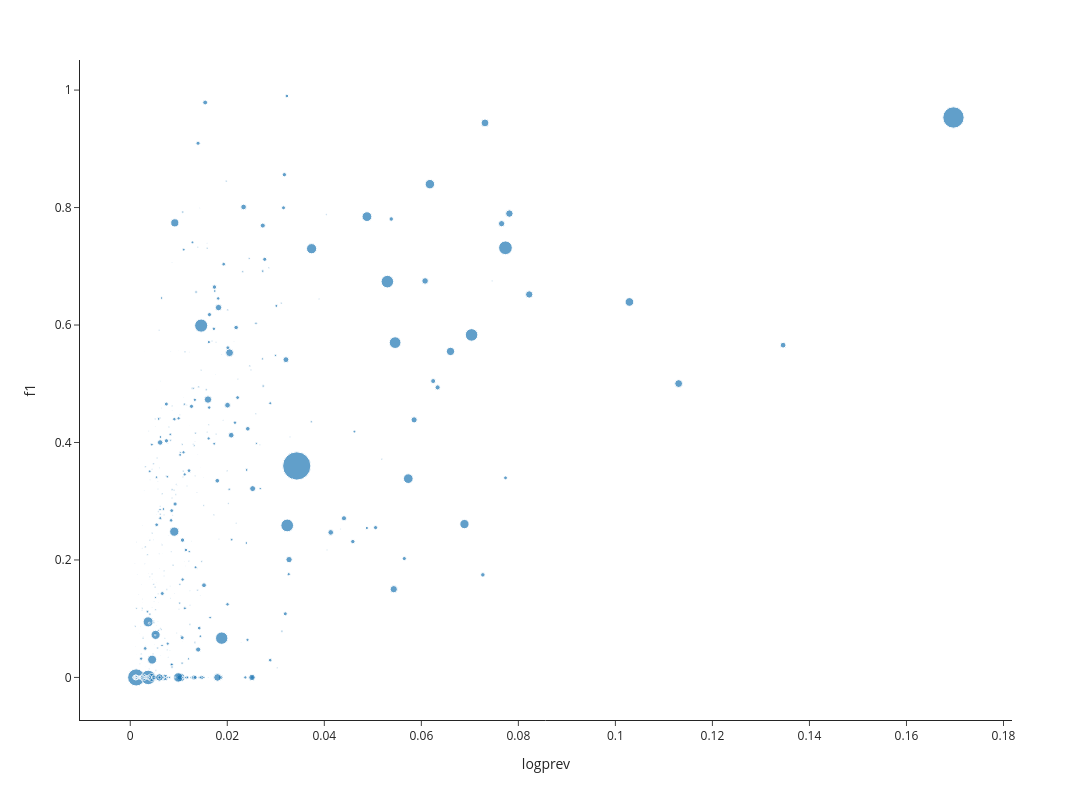

Write notebook code for a chart like this one.
### Markdown cell above
#### Plot F1 against prevalence

### Code cell
df = pd.concat([f1, allspecies_prev.loc[f1.index].rename('prev'), allspecies_bm.loc[f1.index].rename('bm')], axis=1)

df['logprev'] = np.log10(1+df['prev'])
fig = px.scatter(df,
                 x='logprev',
                 y='f1',
                 size='bm',
                 template='simple_white',
                 hover_name=list(df.index),
                 width=1200,
                 height=800)

fig.show()

### Figure 1 — Plotly figure (JSON) as saved in the notebook; plotly's stock layout.template omitted (floating-point values rounded to 4 significant figures; data arrays with more than 128 entries replaced by an {"elided": "..."} marker saying what was removed)
{"data": [{"hovertemplate": "<b>%{hovertext}</b><br><br>logprev=%{x}<br>f1=%{y}<br>bm=%{marker.size}<extra></extra>", "hovertext": {"elided": "817 str values"}, "legendgroup": "", "marker": {"color": "#1F77B4", "size": {"elided": "817 float values"}, "sizemode": "area", "sizeref": 235700.0, "symbol": "circle"}, "mode": "markers", "name": "", "orientation": "v", "showlegend": false, "type": "scatter", "x": {"elided": "817 float values"}, "xaxis": "x", "y": {"elided": "817 float values"}, "yaxis": "y"}], "layout": {"height": 800, "legend": {"itemsizing": "constant", "tracegroupgap": 0}, "margin": {"t": 60}, "width": 1200, "xaxis": {"anchor": "y", "domain": [0, 1], "title": {"text": "logprev"}}, "yaxis": {"anchor": "x", "domain": [0, 1], "title": {"text": "f1"}}}}
